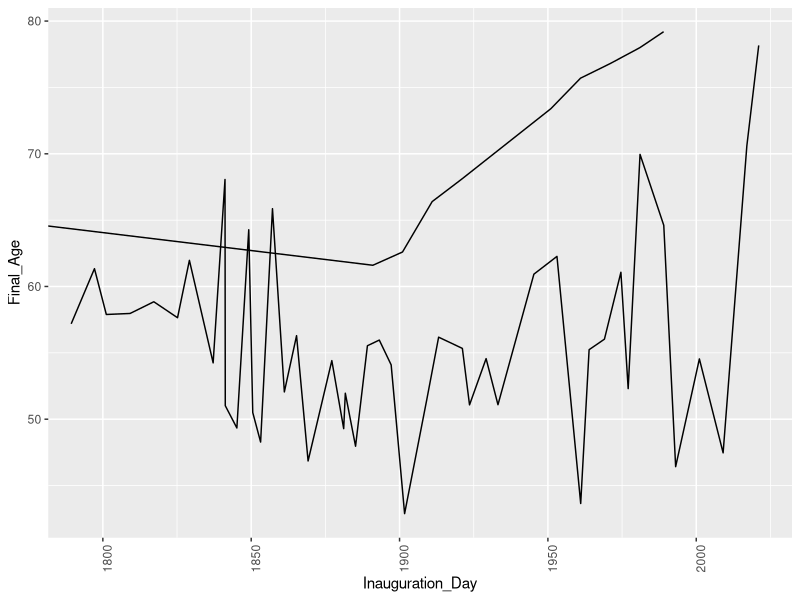

This chart was generated by the following R code:
# Libraries ####
library(readxl)
library(tidyverse)

# Sources ####
#Age at inauguration: https://potus.com/presidential-facts/age-at-inauguration/
#Day of inauguration: https://historyinpieces.com/research/presidential-inauguration-dates

# Read and Arrange Data ####
  
# President's Age
presidents <- read_excel("data/presidents.xlsx", sheet = "Sheet1") 
alpha <- colnames(presidents)
alpha[4] <- "Age"
colnames(presidents) <- alpha
presidents <- presidents %>% 
  mutate(AgeOnly = as.numeric(str_extract(Age, "^[:digit:]+")),
         DaysOnly = as.numeric(trimws(str_extract(Age, " [:digit:]++")))/365,
         Final_Age = AgeOnly+DaysOnly) %>% 
  arrange(Number)


# Inauguration Date
inauguration <- read_excel("data/presidents.xlsx", sheet = "Sheet2") 
# str(inauguration)
# inauguration_1 <- inauguration[grepl("/", inauguration$FIRST),]
# inauguration_2 <- inauguration[!grepl("/", inauguration$FIRST),]
# 
# inauguration_1$FIRST <- as.Date(inauguration_1$FIRST, format = '%m/%d/%Y')
# inauguration_2$FIRST <- as.Date(as.numeric(inauguration_2$FIRST), origin = '1899-12-30')
# inauguration_dates <- c(as.Date(inauguration_1$FIRST), as.Date(inauguration_2$FIRST))
# inauguration$FIRST <- as.Date(inauguration_dates)

first_column <- NULL
for(d in 1:length(inauguration$FIRST)){
  first_column[d] <- if(grepl("/", inauguration$FIRST[d])){
    as.Date(inauguration$FIRST[d], format = '%m/%d/%Y')
  } else if(!grepl("/", inauguration$FIRST[d])){
    as.Date(as.numeric(inauguration$FIRST[d]), origin = '1899-12-30')
  } else {
    NA
  }
}
first_column <- as.Date(first_column, origin = '1970-01-01')
inauguration$FIRST <- as.Date(first_column)



second_column <- NULL
for(d in 1:length(inauguration$SECOND)){
  second_column[d] <- if(grepl("/", inauguration$SECOND[d])){
    as.Date(inauguration$SECOND[d], format = '%m/%d/%Y')
  } else if(!grepl("/", inauguration$SECOND[d])){
    as.Date(as.numeric(inauguration$SECOND[d]), origin = '1899-12-30')
  } else {
    NA
  }
}
second_column <- as.Date(second_column, origin = '1970-01-01')
inauguration$SECOND <- as.Date(second_column)

inauguration$THIRD <- as.Date(inauguration$THIRD)
inauguration$FOURTH <- as.Date(inauguration$FOURTH)

# Join the data frames ####
presidents <- left_join(presidents, subset(inauguration, select = -c(PRESIDENT)), by="Number")
presidents$Inauguration_Day <- ifelse(!is.na(presidents$FIRST), 
                                      as.Date(presidents$FIRST), 
                                      as.Date(presidents$SECOND)
                                )
presidents$Inauguration_Day <- as.Date(presidents$Inauguration_Day, origin = '1970-01-01')

# Life Expectancy ####
life_expectancy <- read_excel("data/presidents.xlsx", sheet = "Sheet3") 
life_expectancy$Date <- str_extract(life_expectancy$Year, "[[:digit:]]+")
life_expectancy$Date <- paste0(life_expectancy$Date, "-01-01")
life_expectancy$Date <- as.Date(life_expectancy$Date, format = "%Y-%m-%d")

# The Graph ####
Presidents_Age <- ggplot()+
  geom_line(presidents, mapping = aes(x = Inauguration_Day, y = Final_Age))+
  geom_line(life_expectancy, mapping = aes(x = Date, y = Life_Expectancy))+
  coord_cartesian(xlim = c(as.Date("1793-01-01", format = "%Y-%m-%d"), as.Date("2021-01-01", format = "%Y-%m-%d")))+
  theme(axis.text.x = element_text(angle = 90))
